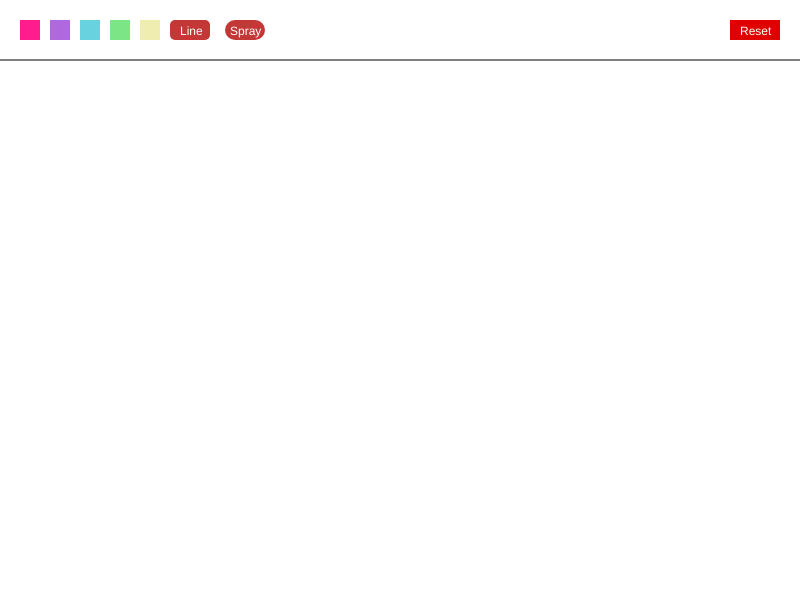
Frame 1 (no input)
Frame 60 (no input): identical to frame 1, image omitted
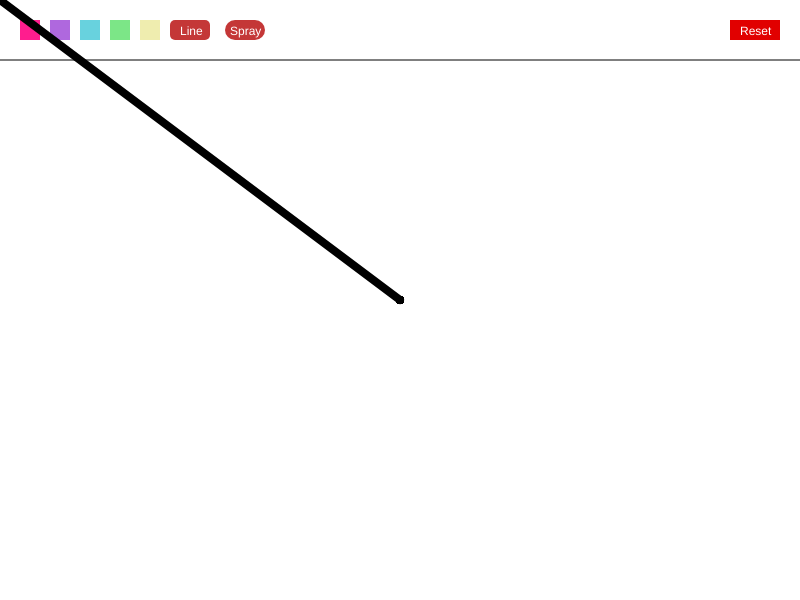
Frame 120 (the mouse pressed at the canvas centre since frame 60)

The p5.js sketch that drew these frames (run headless with seeded random() and noise() and a simulated clock; from frame 60 on, the mouse is pressed at the canvas centre):

// p5.js sketch
// ── sketch.js
//initialize the brush

let brushColor = (0, 0, 0);

let brushType = 'line';

function setup() {

  createCanvas(800, 600);

  background(255);
  stroke('black');

  line(0, 60, 800, 60);

 

  let firstColor = color(299, 29, 142);

  fill(firstColor);

  noStroke();

  rect(20, 20, 20, 20);

 

  let secondColor = color(175, 104, 222);

  fill(secondColor);

  noStroke();

  rect(50, 20, 20, 20);

 

  let thirdColor = color(104, 210, 222);

  fill(thirdColor);

  noStroke();

  rect(80, 20, 20, 20);

 

  let forthColor = color(124, 230, 135);

  fill(forthColor);

  noStroke();

  rect(110, 20, 20, 20);

 

  let fifthColor = color(239, 237, 175);

  fill(fifthColor);

  noStroke();

  rect(140, 20, 20, 20);

  let lineColor = color(180, 0, 0, 200);

  fill(lineColor);

  noStroke();

  rect(170, 20, 40, 20, 5);

  fill(255);

  textSize(12);

  text("Line", 180, 35);


  let sprayColor = color(180, 0, 0, 200);

  fill(sprayColor);

  noStroke();

  rect(225, 20, 40, 20, 40);

  fill(255);

  textSize(12);

  text("Spray", 230, 35);

 

  let resetColor = color(225, 0, 0);

  fill(resetColor);

  noStroke();

  rect(730, 20, 50, 20);

  fill(255);

  textSize(12);

  text("Reset", 740, 35);

}

 

function draw() {

 

  // Choosing color

  if(mouseIsPressed && mouseY > 20 && mouseY < 40){

    if(mouseX > 20 && mouseX < 40){

      brushColor = color(299, 29, 142);

    }

    else if(mouseX > 50 && mouseX < 70){

      brushColor = color(175, 104, 222);

    }

    else if(mouseX > 80 && mouseX < 100){

      brushColor = color(104, 210, 222);

    }

    else if(mouseX > 110 && mouseX < 130){

      brushColor = color(124, 230, 135);

    }

    else if(mouseX > 140 && mouseX < 160){

      brushColor = color(239, 237, 175);

    }

    //line button

    else if(mouseX > 170 && mouseX < 210){

      brushType = 'line';

    }

    //spray button

    else if(mouseX > 225 && mouseX < 265){

      brushType = 'spray';

    }

   

    //reset button

    else if(mouseX > 730 && mouseX < 780){

      setup();

    }

  }

 

  //drawing rule

  if(mouseIsPressed && mouseY > 60){

    if(mouseButton == LEFT){

      stroke(brushColor);

      strokeWeight(8);

      if(brushType == 'line'){

        line(pmouseX, pmouseY, mouseX, mouseY);
      }

      else if(brushType == 'spray'){

        let alpha = 255;

        noStroke();

        fill(brushColor);

        for(i=1;i<=5;i++){

          ellipse(
            mouseX + cos(random(-1,1)) *  random(-10, 10),
            mouseY + sin(random(-1,1)) *  random(-10, 10),
            1 + random(10),
            1 + random(10)
          );

          alpha =  alpha -20
          
          fill(brushColor, alpha);

        }

      }

    }

   

    //right-click to be eraser

    else if(mouseButton == RIGHT){

      stroke(255);

      strokeWeight(8);

      line(pmouseX, pmouseY, mouseX, mouseY);

    }

  }

}
